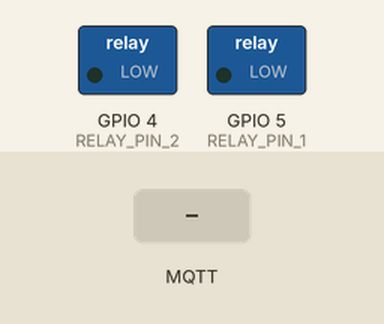
This sketch was run on a simulated ESP8266 (NodeMCU). Parts: switched loads named in the sketch (green lamp = pin HIGH). The test bench sets the inputs (shaded band). WiFi joins after 1.5 s; servers stay silent unless stated; no MQTT or app messages arrive unless stated; what the sketch prints to the serial monitor is not drawn.

Above: at 2.7 s.
2.8 s: MQTT message "5" arrives on the first subscribed topic
At 4.0 s:
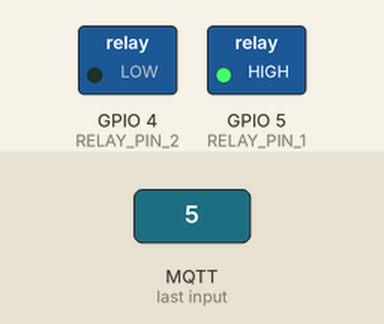
4.3 s: MQTT message "5" arrives on the second subscribed topic
At 5.5 s:
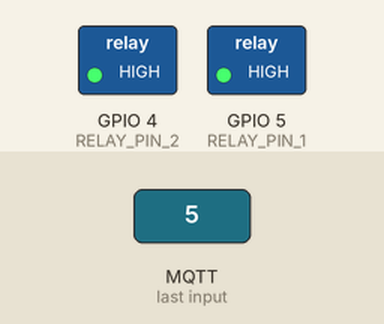
5.8 s: MQTT message "0" arrives on the first subscribed topic
At 6.8 s:
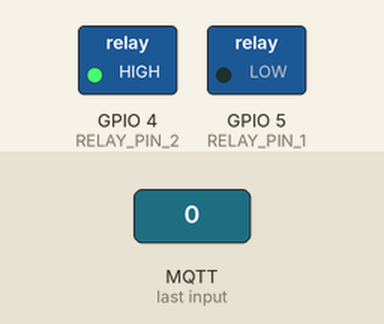
7.3 s: MQTT message "90" arrives on the first subscribed topic
At 8.0 s:
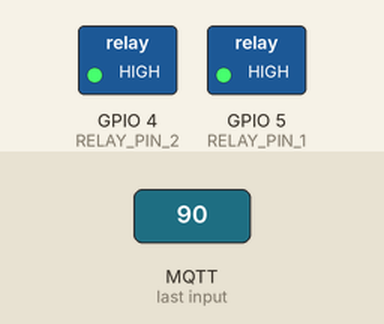
8.8 s: MQTT message "0" arrives on the second subscribed topic
At 9.2 s:
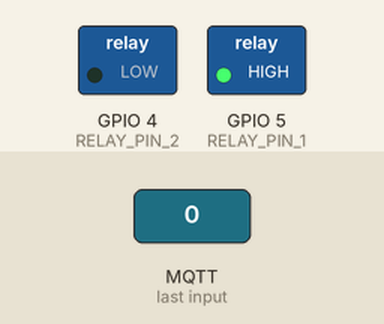
Timing chart, 0 to 11.3 s (numbered marks = the images above; inputs shaded):
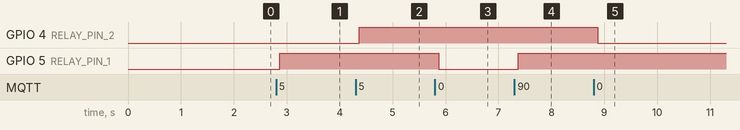

Measured:
- after the input at 2.8 s, GPIO 5 (RELAY_PIN_1): LOW → HIGH after 0.07 s
- after the input at 4.3 s, GPIO 4 (RELAY_PIN_2): LOW → HIGH after 0.07 s
- after the input at 5.8 s, GPIO 5 (RELAY_PIN_1): HIGH → LOW after 0.07 s
- after the input at 7.3 s, GPIO 5 (RELAY_PIN_1): LOW → HIGH after 0.07 s
- after the input at 8.8 s, GPIO 4 (RELAY_PIN_2): HIGH → LOW after 0.08 s

The sketch:

control2tankyyy.ino
```cpp
#include <ESP8266WiFi.h>
#include <PubSubClient.h>

#define RELAY_PIN_1 5 // Pin connected to the first relay module
#define RELAY_PIN_2 4 // Pin connected to the second relay module

const char* ssid = "jazib";
const char* password = "jazib1234";
const char* mqtt_server = "broker.hivemq.com"; // MQTT broker

WiFiClient espClient;
PubSubClient client(espClient);

void setup() {
  Serial.begin(115200);
  pinMode(RELAY_PIN_1, OUTPUT);
  pinMode(RELAY_PIN_2, OUTPUT);
  setup_wifi();
  client.setServer(mqtt_server, 1883);
  client.setCallback(callback);
}

void setup_wifi() {
  delay(10);
  Serial.println();
  Serial.print("Connecting to ");
  Serial.println(ssid);
  WiFi.begin(ssid, password);
  while (WiFi.status() != WL_CONNECTED) {
    delay(500);
    Serial.print(".");
  }
  Serial.println("");
  Serial.println("WiFi connected");
  Serial.println("IP address: ");
  Serial.println(WiFi.localIP());
}

void callback(char* topic, byte* payload, unsigned int length) {
  String string;
  Serial.print("Message arrived [");
  Serial.print(topic);
  Serial.print("] ");
  for (int i = 0; i < length; i++) {
    string+=((char)payload[i]);
  }
  Serial.println(string);

  if (strcmp(topic, "/ThinkIOT/Servo-nodered/pump1") == 0) { // Check the topic for pump1
    int status = string.toInt();
    digitalWrite(RELAY_PIN_1, status);
  } else if (strcmp(topic, "/ThinkIOT/Servo-nodered/pump2") == 0) { // Check the topic for pump2
    int status = string.toInt();
    digitalWrite(RELAY_PIN_2, status);
  }
}

void reconnect() {
  while (!client.connected()) {
    Serial.print("Attempting MQTT connection...");
    if (client.connect("ESPClient")) {
      Serial.println("connected");
      client.subscribe("/ThinkIOT/Servo-nodered/pump1");
      client.subscribe("/ThinkIOT/Servo-nodered/pump2");
    } else {
      Serial.print("failed, rc=");
      Serial.print(client.state());
      Serial.println(" try again in 5 seconds");
      delay(5000);
    }
  }
}

void loop() {
  if (!client.connected()) {
    reconnect();
  }
  client.loop();
  delay(100);
}
```
